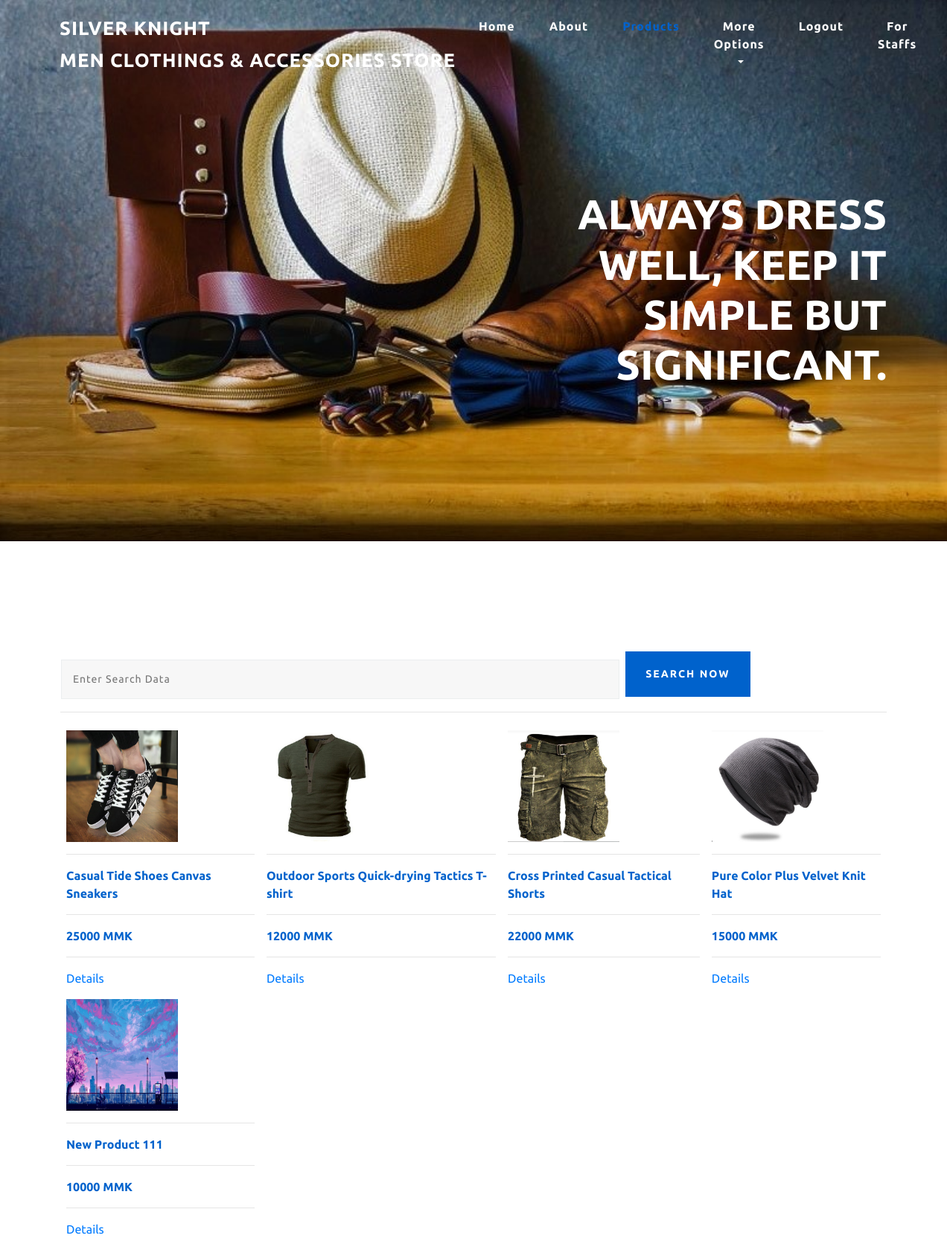
/Product_Display.php, run on the app's committed database.
### tables this page shows
CREATE TABLE `product` (
  `ProductID` int(11) NOT NULL,
  `Name` varchar(100) NOT NULL,
  `CategoryID` int(11) NOT NULL,
  `BrandID` int(11) NOT NULL,
  `Color` varchar(50) NOT NULL,
  `Size` varchar(50) NOT NULL,
  `Price` int(11) NOT NULL,
  `Quantity` int(11) NOT NULL,
  `Status` varchar(50) NOT NULL,
  `Image1` varchar(255) NOT NULL,
  `Image2` varchar(255) NOT NULL,
  `Description` text NOT NULL
);

### Product_Display.php (the view, shortened to what this page needs)
<?php
include('connect.php');
include('Header2.php');
?>
<!DOCTYPE html>
<html>
<head>
</head>
<body>
<form action="Product_Display.php" method="post">
<table width="100%">
<tr>
	<td align="right">
	<input type="text" name="txtData" placeholder="Enter Search Data" />
	</td>
	<td>
	</td>
	<td>
		<input type="submit" name="btnSearch" value="Search Now">
	</td>
</tr>
</table>
<hr/>
<table align="left" cellpadding="8px" cellspacing="8px">
<?php
if(isset($_POST['btnSearch']))
{
	$txtData=$_POST['txtData'];
	$query1="SELECT * FROM Product
			 WHERE Name LIKE '%$txtData%'
			 OR Price='$txtData'
			 ";
	$result1=mysqli_query($connection,$query1);
	$count1=mysqli_num_rows($result1);
	for($i=0;$i<$count1;$i+=4)
	{
		$query2="SELECT * FROM Product
				WHERE Name LIKE '%$txtData%'
				OR Price='$txtData'
				LIMIT $i,4";
		$result2=mysqli_query($connection,$query2);
		$count2=mysqli_num_rows($result2);
		echo "<tr>";
		for ($x=0;$x<$count2;$x++)
		{
			$row=mysqli_fetch_array($result1);
			$ProductID=$row['ProductID'];
			$ProductName=$row['Name'];
			$Price=$row['Price'];
			$ProductImage1=$row['Image1'];
			list($width,$heigh)=getimagesize($ProductImage1);
			$w=$width/20;
			$h=$heigh/20;
		?>
			<td>
				<img src="<?php echo $ProductImage1 ?>" width="<?php echo $w ?>" height="<?php echo $h ?>" />
				<hr/>
				<b><?php echo $ProductName ?></b>
				<hr/>
				<b><?php echo $Price ?>  MMK</b>
				<hr/>
				<a href="Product_Details.php?ProductID=<?php echo $ProductID ?>">Details</a>
			</td>
		<?php
		}
		echo "</tr>";
	}
}
else
{
	$query1="SELECT * FROM Product";
	$result1=mysqli_query($connection,$query1);
	$count1=mysqli_num_rows($result1);
	for($i=0;$i<$count1;$i+=4)
	{
		$query2="SELECT * FROM Product
				 LIMIT $i,4";
		$result2=mysqli_query($connection,$query2);
		$count2=mysqli_num_rows($result2);
		echo "<tr>";
		for ($x=0;$x<$count2;$x++)
		{
			$row=mysqli_fetch_array($result1);
			$ProductID=$row['ProductID'];
			$ProductName=$row['Name'];
			$Price=$row['Price'];
			$ProductImage1=$row['Image1'];
		?>
			<td>
				<img src="<?php echo $ProductImage1 ?>" width="150pt" height="150pt" />
				<hr/>
				<b><?php echo $ProductName ?></b>
				<hr/>
				<b><?php echo $Price ?>  MMK</b>
				<hr/>
				<a href="Product_Details.php?ProductID=<?php echo $ProductID ?>">Details</a>
			</td>
		<?php
		}
		echo "</tr>";
	}
}
?>
</table>
</form>
</body>
</html>
<?php
include('Footer2.php');
 ?>

### Header2.php (shortened to what this page needs)
<!DOCTYPE html>
<html lang="zxx">
<head>
    <link href="css/bootstrap.css" type="text/css" rel="stylesheet" media="all">
    <link href="css/style.css" type="text/css" rel="stylesheet" media="all">
    <link href="css/hover.css" type="text/css" rel="stylesheet" media="all">
    <link href="css/mislider.css" rel="stylesheet" type="text/css" />
    <link href="css/mislider-custom.css" rel="stylesheet" type="text/css" />
    <link href="css/fontawesome-all.min.css" rel="stylesheet">
</head>
<body>
    <div class="banner">
        <header>
            <nav class="navbar navbar-expand-lg navbar-light bg-gradient-secondary pt-3">
                <h2>
                    <a class="navbar-brand text-white" href="Home.php">
                      Silver Knight
                    </a>
                    <a class="navbar-brand text-white" href="Home.php">
                      Men Clothings & Accessories Store
                    </a>
                </h2>
                <div class="collapse navbar-collapse" id="navbarSupportedContent">
                    <ul class="navbar-nav ml-lg-auto text-center">
                        <li class="nav-item mr-3 mt-lg-0 mt-3">
                            <a class="nav-link" href="Home.php">Home</a>
                        </li>
                        <li class="nav-item  mr-3 mt-lg-0 mt-3">
                            <a class="nav-link" href="about.php">About</a>
                        </li>
                        <li class="nav-item active  mr-3 mt-lg-0 mt-3">
                            <a class="nav-link" href="Product_Display.php">Products
                            </a>
                        </li>
                        <li class="nav-item dropdown mr-3 mt-lg-0 mt-3">
                            <a class="nav-link dropdown-toggle" href="#" id="navbarDropdown" role="button" data-toggle="dropdown" aria-haspopup="true"
                                aria-expanded="false">
                                More Options
                            </a>
                        </li>
                        <li class="nav-item mr-3 mt-lg-0 mt-3">
                            <a class="nav-link" href="Customer_Logout.php">Logout</a>
                        </li>
                        <li class="nav-item mr-3 mt-lg-0 mt-3">
                            <a class="nav-link" href="Staff_Login.php">For Staffs</a>
                        </li>
                    </ul>
                </div>
            </nav>
        </header>
        <div class="container">
            <div class="banner-text">
                <div class="slider-info">
                    <h3>Always Dress Well, Keep it Simple But Significant.</h3>
                </div>
            </div>
        </div>
    </div>
    <section class="contact py-lg-5">
        <div class="container py-5">
            <div class="inner-sec-w3layouts-agileinfo">
                <div class="contact_grid_right mt-5">

### Footer2.php (shortened to what this page needs)
</div>
            </div>
        </div>
    </section>
</body>
</html>

### css/style.css (style rules this page uses)
body { margin: 0; font-family: 'Ubuntu', sans-serif; background: #fff; }
body a, .slider-info a { transition: 0.5s all; -webkit-transition: 0.5s all; -moz-transition: 0.5s all; -o-transition: 0.5s all; -ms-transition: 0.5s all; text-decoration: none; outline: none; }
h1, h2, h3, h4, h5, h6 { margin: 0; font-family: 'Ubuntu', sans-serif; }
ul { margin: 0; padding: 0; }
ul { list-style-type: none; }
header h1, { line-height: 0; }
.navbar-light { padding: 1em 5em; position: absolute; z-index: 999; width: 100%; left: 0; }
a.navbar-brand { font-family: 'Ubuntu', sans-serif; text-transform: uppercase; font-weight: 800; font-size: 0.8em; letter-spacing: 1px; }
.navbar-light .navbar-nav .nav-link { font-weight: 600; text-transform: capitalize; color: #fff; padding: 4px 15px; letter-spacing: 1px; }
.navbar-light .navbar-nav .nav-link:hover, .navbar-light .navbar-nav .nav-link:focus, .navbar-light .navbar-nav .show>.nav-link, .navbar-light .navbar-nav .active>.nav-link, .navbar-light .navbar-nav .nav-link.show, .navbar-light .navbar-nav .nav-link.active { color:#0062cc; }
.banner { background: url(../images/bg.jpg) center no-repeat; -webkit-background-size: cover; -moz-background-size: cover; -o-background-size: cover; -ms-background-size: cover; background-size: cover; position: relative; }
.banner-text { padding: 20vw 0 16vw; box-sizing: border-box; }
.slider-info { text-align: right; width: 560px; margin-left: auto; }
.slider-info h3 { font-size: 2.3em; text-transform: uppercase; color: #fff; font-weight: 600; }
.contact_grid_right { width: 100%; }
.contact_grid_right input[type="text"], .contact_grid_right input[type="password"], .contact_grid_right input[type="email"], .contact_grid_right input[type="file"], .contact_grid_right input[type="number"], .contact_grid_right input[type="search"], .contact_grid_right input[type="date"], .contact_grid_right select { outline: none; padding: 15px 15px; font-size: 14px; color: #000000; background: #f7f7f7; width: 100%; letter-spacing: 1px; border: 1px solid #ebeeef; margin-top: 1em; }
.contact_grid_right input[type="submit"], .contact_grid_right input[type="reset"] { outline: none; padding: 20px 0; font-size: 14px; color: #fff; background: #0e0f10; width: 48%; border: none; letter-spacing: 2px; text-transform: uppercase; -webkit-transition: 0.5s all; -moz-transition: 0.5s all; -o-transition: 0.5s all; -ms-transition: 0.5s all; transition: 0.5s all; font-weight:600; cursor: pointer; }
.contact_grid_right input[type="submit"], .contact_grid_right input[type="reset"]:hover { background-color: #0062cc; }
@media screen and (max-width: 1280px) { .slider-info h3 { font-size: 3.5em; } }

### data on the page
product: Image1 (picture), Name "Casual Tide Shoes Canvas Sneakers", Price "25000"
product: Image1 (picture), Name "Outdoor Sports Quick-drying Tactics T-shirt", Price "12000"
product: Image1 (picture), Name "Cross Printed Casual Tactical Shorts", Price "22000"
product: Image1 (picture), Name "Pure Color Plus Velvet Knit Hat", Price "15000"
product: Image1 (picture), Name "New Product 111", Price "10000"
